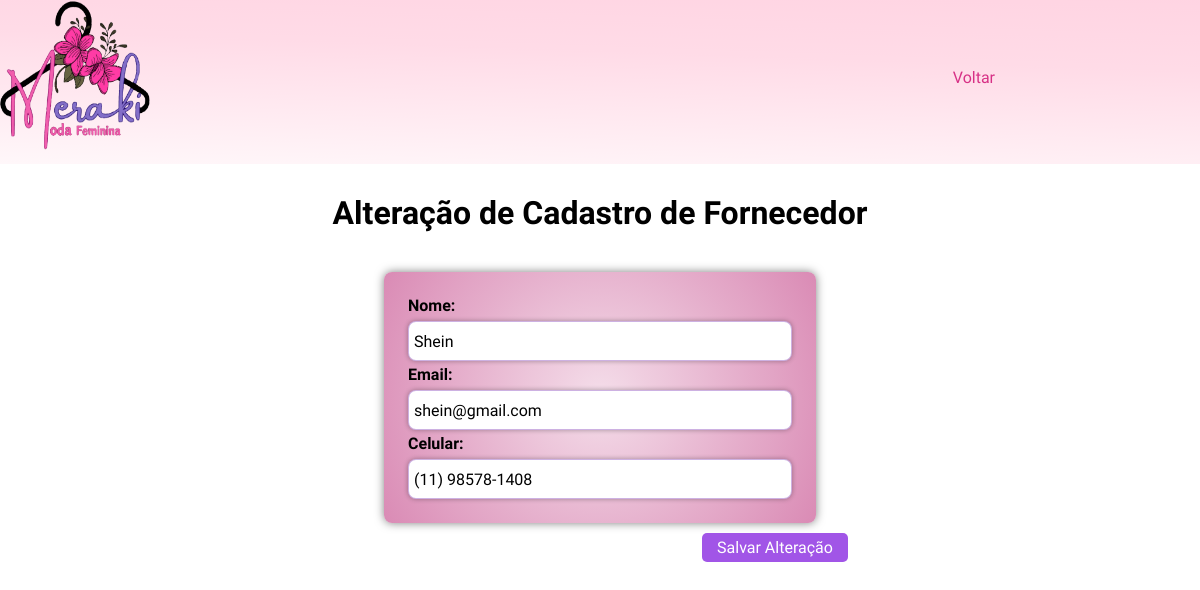
Page /View/alterarFornecedor.php?idFor=1 (signed in) on the earlier database version.
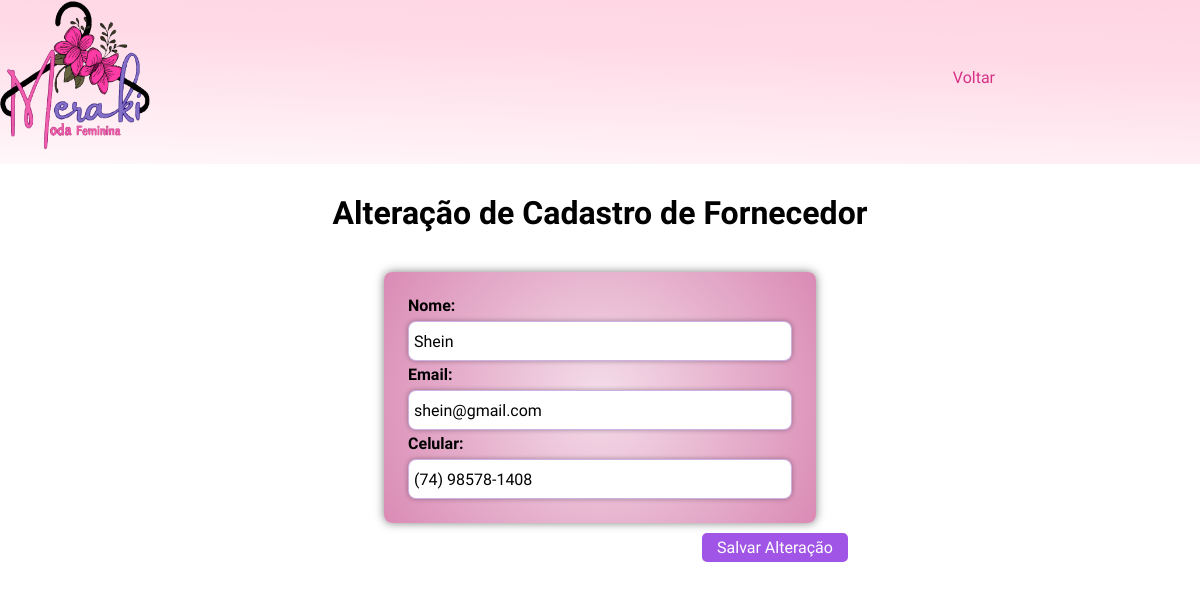
Same page on the later database version.
### tables this page shows
CREATE TABLE IF NOT EXISTS `fornecedor` (
  `idFor` INT NOT NULL AUTO_INCREMENT,
  `nomeFor` VARCHAR(150) NOT NULL,
  `emailFor` VARCHAR(150) NULL,
  `telefoneFor` VARCHAR(45) NULL,
  PRIMARY KEY (`idFor`));

### Model/DAO/Conexao.php (called while the page is built, shortened)
<?php
class Conexao
{
    private static $conexao;
    public static function getInstance()
    {
        if (!isset(self::$conexao)) {
            try {
                $options = array(
                    PDO::ATTR_PERSISTENT => true,
                    PDO::MYSQL_ATTR_INIT_COMMAND => 'SET NAMES UTF8;',
                    PDO::ATTR_ERRMODE => PDO::ERRMODE_EXCEPTION
                );
                self::$conexao = new
                    PDO(
                    "mysql:host=localhost;dbname=mkm",
                    "root",
                    "",
                    $options
                );
            } catch (PDOException $exc) {
                echo "Erro ao conectar ao banco " . $exc->getMessage();
            }
        }
        return self::$conexao;
    }
}
?>

### Control/listarForController.php (called while the page is built, shortened)
<?php
require_once '../Model/DAO/FornecedorDAO.php';
$fornecedorDAO = new FornecedorDAO();
$todos = $fornecedorDAO->listarFornecedor();
?>

### Model/DAO/FornecedorDAO.php (called while the page is built, shortened)
<?php
include "Conexao.php";
class FornecedorDAO{
    public $pdo = null;
    public function __construct()
    {
        $this->pdo = Conexao::getInstance();
    }
 public function listarFornecedor()
 {
     try {
         $sql = "SELECT * FROM fornecedor ";
         $stmt = $this->pdo->prepare($sql);
         $stmt->execute();
         $retorno = $stmt->fetchAll(PDO::FETCH_ASSOC);
         return $retorno;
     } catch (PDOException $exc) {
         echo $exc->getMessage();
     }
 }
}
?>

### View/alterarFornecedor.php (the view, shortened to what this page needs)
<?php
require_once '../Control/listarForController.php';
?>
<!DOCTYPE html>
<html lang="pt-br">
<head>
  <link href="../_cdn/boot.css" rel="stylesheet" />
  <link href="../_cdn/style.css" rel="stylesheet" />
  <link rel="stylesheet" href="https://cdn.jsdelivr.net/npm/sweetalert2@11/dist/sweetalert2.min.css">
  <link href="../_cdn/alterarUsuario.css" rel="stylesheet" />
</head>
<body>
  <main>
    <header class="main_header">
      <div class="main_header_content">
        <a href="#" class="logo">
          <img width="150" height="150" src="../img/logo.png" alt="Meraki Moda Feminina" title="Meraki Moda Feminina" />
        </a>
        <nav class="main_header_content_menu">
          <ul>
            <li>
              <a href="../View/listarFor.php">Voltar</a>
            </li>
          </ul>
        </nav>
      </div>
    </header>
    <div class="list_container">
      <h1>Alteração de Cadastro de Fornecedor</h1>
    </div>
    <?php
    $usuario_selecionado = null;
    foreach ($todos as $t) {
      if ($t["idFor"] == $_GET["idFor"]) {
        $usuario_selecionado = $t;
        break;
      }}?>
<form name="alterarFor" id="alterarFor">
      <table>
        <tr>
          <th><p>Nome:</p> <input type="text" name="nomeFor" id="nomeFor" value="<?php echo $usuario_selecionado['nomeFor']; ?>" required></th>
          <th><p>Email:</p> <input type="email" name="emailFor" id="emailFor" value="<?php echo $usuario_selecionado["emailFor"]; ?>" required></th>
          <th><p>Celular:</p> <input type="tel" name="telefoneFor" id="telefoneFor" maxlength="15"   pattern="\([0-9]{2}\)\s[0-9]{4,5}-[0-9]{4}" title="Formato: (xx) xxxxx-xxxx" value="<?php echo $usuario_selecionado["telefoneFor"]; ?>" required></th>
        </tr>
      </table>
      <button type="submit">Salvar Alteração</button>
    </form>
  </main>
</body>
</html>

Differences in the rows shown:
changed fornecedor "Shein": telefoneFor "(11) 98578-1408" → "(74) 98578-1408"
